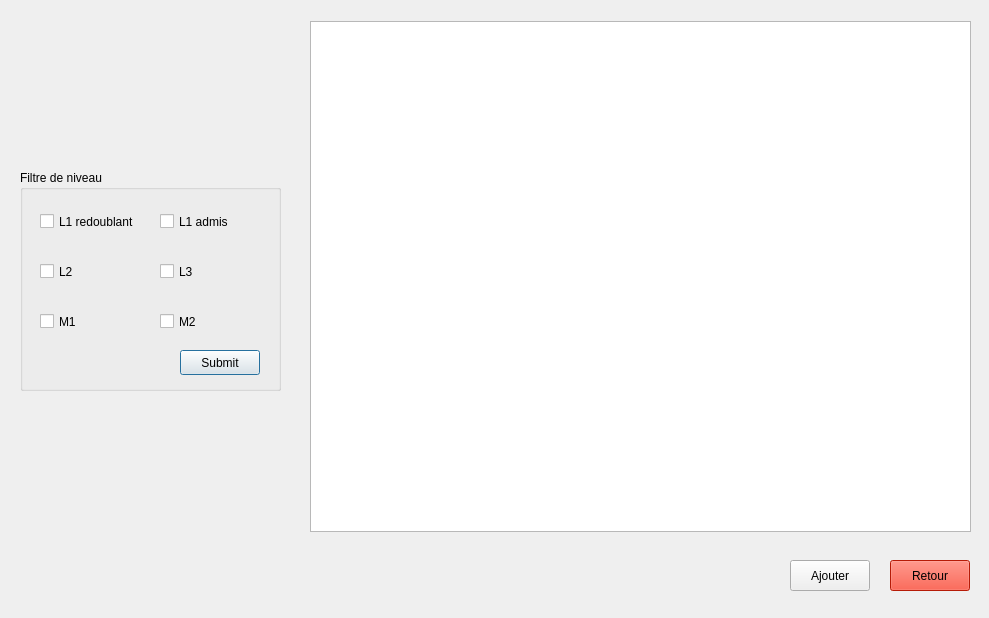
<?xml version="1.0" encoding="UTF-8"?>
<ui version="4.0">
 <class>Dialog</class>
 <widget class="QDialog" name="Dialog">
  <property name="geometry">
   <rect>
    <x>0</x>
    <y>0</y>
    <width>989</width>
    <height>618</height>
   </rect>
  </property>
  <property name="windowTitle">
   <string>Dialog</string>
  </property>
  <widget class="QTableView" name="liste_echel">
   <property name="geometry">
    <rect>
     <x>310</x>
     <y>21</y>
     <width>661</width>
     <height>511</height>
    </rect>
   </property>
  </widget>
  <widget class="QGroupBox" name="groupBox">
   <property name="geometry">
    <rect>
     <x>20</x>
     <y>170</y>
     <width>261</width>
     <height>221</height>
    </rect>
   </property>
   <property name="title">
    <string>Filtre de niveau</string>
   </property>
   <widget class="QCheckBox" name="checkBox">
    <property name="geometry">
     <rect>
      <x>20</x>
      <y>40</y>
      <width>111</width>
      <height>23</height>
     </rect>
    </property>
    <property name="text">
     <string>L1 redoublant</string>
    </property>
   </widget>
   <widget class="QCheckBox" name="checkBox_2">
    <property name="geometry">
     <rect>
      <x>140</x>
      <y>40</y>
      <width>111</width>
      <height>23</height>
     </rect>
    </property>
    <property name="text">
     <string>L1 admis</string>
    </property>
   </widget>
   <widget class="QCheckBox" name="checkBox_3">
    <property name="geometry">
     <rect>
      <x>20</x>
      <y>90</y>
      <width>111</width>
      <height>23</height>
     </rect>
    </property>
    <property name="text">
     <string>L2</string>
    </property>
   </widget>
   <widget class="QCheckBox" name="checkBox_4">
    <property name="geometry">
     <rect>
      <x>140</x>
      <y>90</y>
      <width>111</width>
      <height>23</height>
     </rect>
    </property>
    <property name="text">
     <string>L3</string>
    </property>
   </widget>
   <widget class="QCheckBox" name="checkBox_5">
    <property name="geometry">
     <rect>
      <x>20</x>
      <y>140</y>
      <width>111</width>
      <height>23</height>
     </rect>
    </property>
    <property name="text">
     <string>M1</string>
    </property>
   </widget>
   <widget class="QCheckBox" name="checkBox_6">
    <property name="geometry">
     <rect>
      <x>140</x>
      <y>140</y>
      <width>111</width>
      <height>23</height>
     </rect>
    </property>
    <property name="text">
     <string>M2</string>
    </property>
   </widget>
   <widget class="QPushButton" name="pushButton_3">
    <property name="geometry">
     <rect>
      <x>160</x>
      <y>180</y>
      <width>80</width>
      <height>25</height>
     </rect>
    </property>
    <property name="text">
     <string>Submit</string>
    </property>
   </widget>
  </widget>
  <widget class="QPushButton" name="pushButton">
   <property name="geometry">
    <rect>
     <x>890</x>
     <y>560</y>
     <width>80</width>
     <height>31</height>
    </rect>
   </property>
   <property name="styleSheet">
    <string notr="true">background-color: rgb(255, 38, 10);
color:black;</string>
   </property>
   <property name="text">
    <string>Retour</string>
   </property>
  </widget>
  <widget class="QPushButton" name="pushButton_2">
   <property name="geometry">
    <rect>
     <x>790</x>
     <y>560</y>
     <width>80</width>
     <height>31</height>
    </rect>
   </property>
   <property name="text">
    <string>Ajouter</string>
   </property>
  </widget>
 </widget>
 <resources/>
 <connections/>
</ui>
